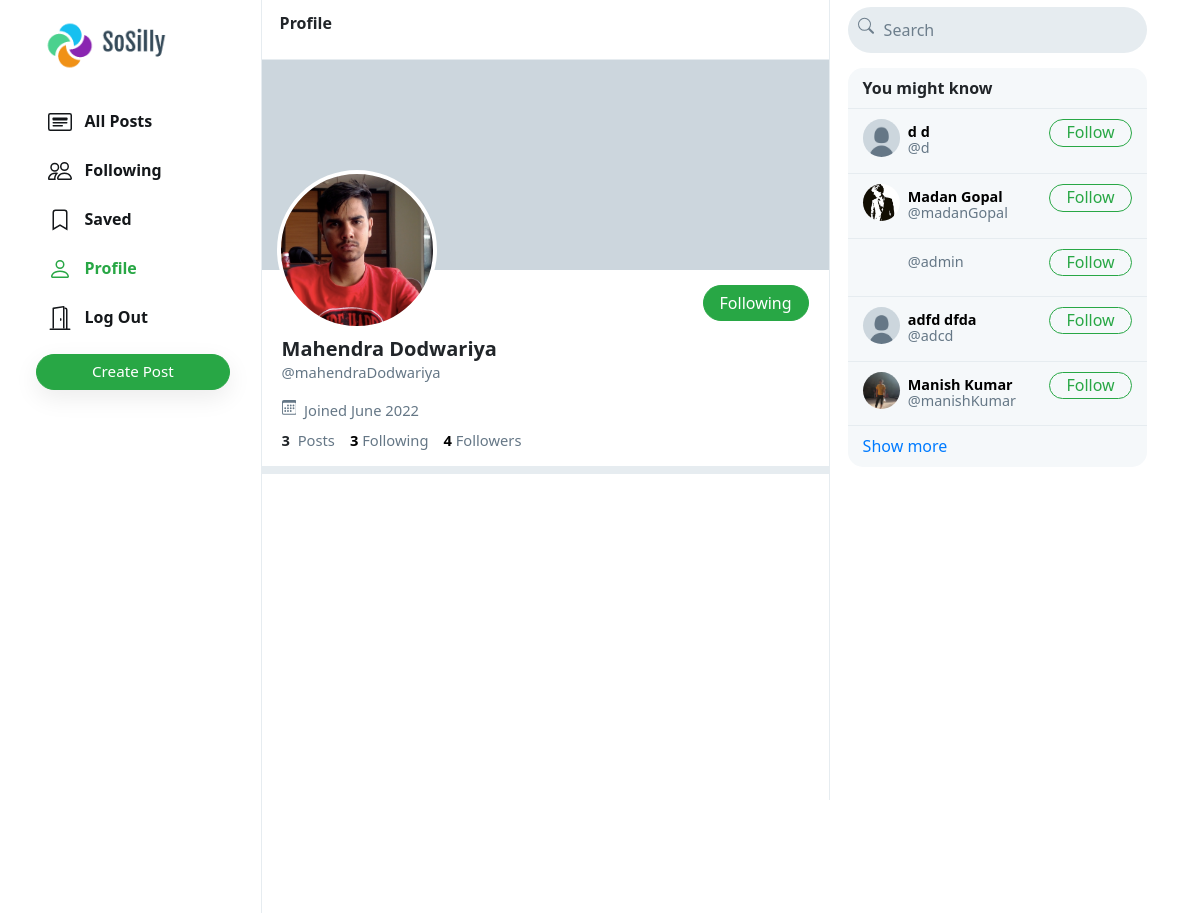
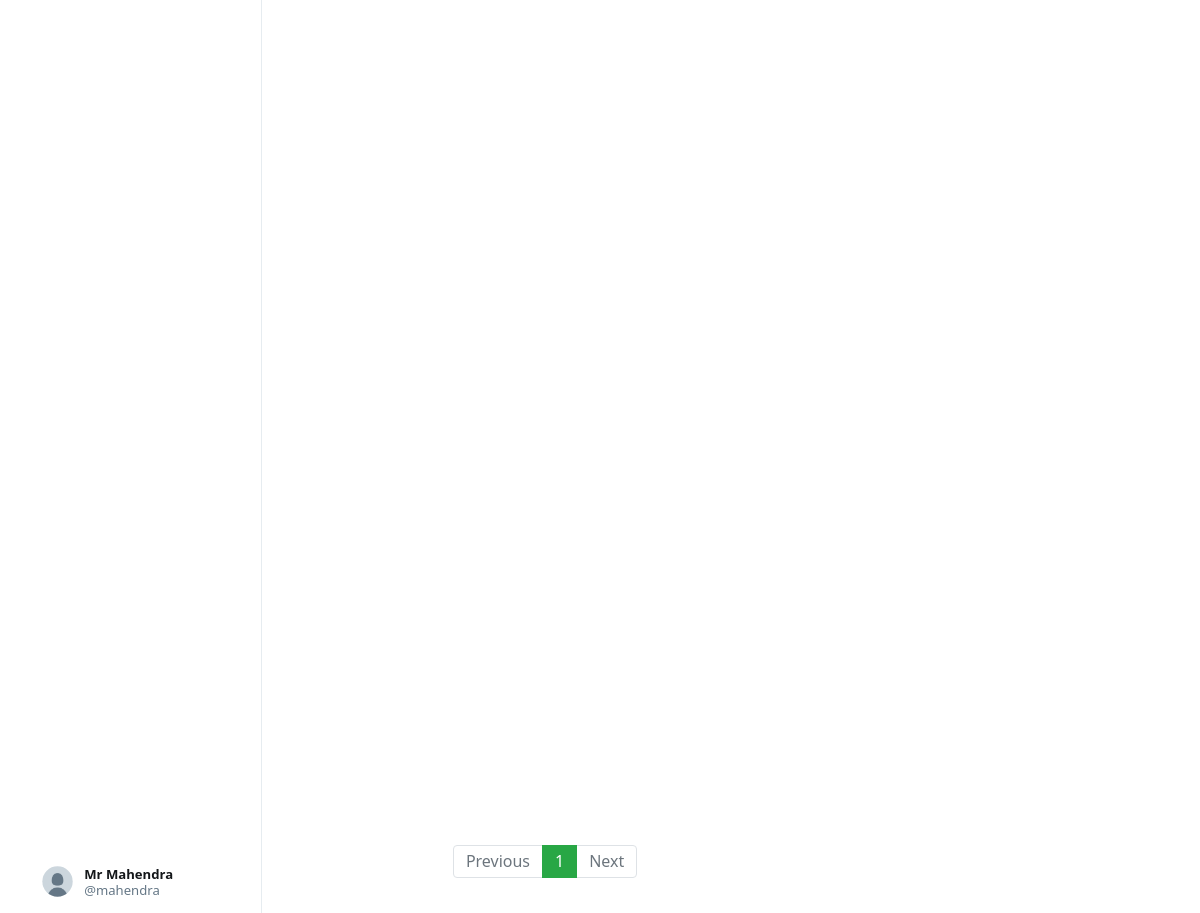
The page /mahendraDodwariya (signed in) on the database its author committed (2 pictures, top to bottom).
### network/models.py (models this page shows, shortened)
class User(AbstractUser):
    profile_pic = models.ImageField(upload_to='profile_pic/')
    bio = models.TextField(max_length=160, blank=True, null=True)
    cover = models.ImageField(upload_to='covers/', blank=True)

### network/views.py (the view)
# urls.py: path("<str:username>", views.profile, name='profile'),
def profile(request, username):
    user = User.objects.get(username=username)
    all_posts = Post.objects.filter(creater=user).order_by('-date_created')
    paginator = Paginator(all_posts, 10)
    page_number = request.GET.get('page')
    if page_number == None:
        page_number = 1
    posts = paginator.get_page(page_number)
    followings = []
    suggestions = []
    follower = False
    if request.user.is_authenticated:
        followings = Follower.objects.filter(followers=request.user).values_list('user', flat=True)
        suggestions = User.objects.exclude(pk__in=followings).exclude(username=request.user.username).order_by("?")[:6]
        if request.user in Follower.objects.get(user=user).followers.all():
            follower = True
    follower_count = Follower.objects.get(user=user).followers.all().count()
    following_count = Follower.objects.filter(followers=user).count()
    return render(request, 'network/profile.html', {
        "username": user,
        "posts": posts,
        "posts_count": all_posts.count(),
        "suggestions": suggestions,
        "page": "profile",
        "is_follower": follower,
        "follower_count": follower_count,
        "following_count": following_count
    })

### network/templates/network/profile.html (shortened to what this page needs)
{% extends 'network/index.html' %}
{% load static %}
{% block profile %}
    <div class="profile-view" data-user="{{username.username}}">
        <div class="cover-image" style="background-image: url(/media/{{username.cover}})"></div>
        <div class="profile-image" style="background-image: url(/media/{{username.profile_pic}})"></div>
        <div class="profile-details">
            <div>
                {% if user.username == username.username %}
                    <button class="btn btn-outline-success float-right" id="edit-profile-btn"><a href="{% url 'editProfile' %}">Edit Profile</a> </button>
                {% elif is_follower %}
                    <button class="btn btn-success float-right" onclick="unfollow_user(this,'{{username.username}}','edit_page')" id="following-btn">Following</button>
                {% else %}
                    <button class="btn btn-outline-success float-right" onclick="follow_user(this,'{{username.username}}','edit_page')" id="follow-btn">Follow</button>
                {% endif %}
            </div>
            <div class="details-data">
                <h5>{{username.first_name}} {{username.last_name}}</h5>
                <div class="grey">@{{username.username}}</div>
                <div class="grey" style="padding: 8px 0px;">
                    &nbsp;Joined {{username.date_joined | date:"F Y"}}
                </div>
                <div>
                    <strong>
                        {{posts_count}}
                    </strong>
                    &nbsp;<span class="grey">Posts</span>
                    <a href="#">
                        <strong id="following__count">{{following_count | default:0}}</strong>&nbsp;<span class="grey">Following</span>
                    </a>
                    <a href="#">
                        <strong id="follower__count">{{follower_count | default:0}}</strong>&nbsp;<span class="grey">Followers</span>
                    </a>
                </div>
            </div>
        </div>
    </div>
    <div class="space"></div>
{% endblock %}

### network/templates/network/layout.html (shortened to what this page needs)
{% load static %}
<!DOCTYPE html>
<html lang="en">
    <head>
        <link rel="stylesheet" href="https://stackpath.bootstrapcdn.com/bootstrap/4.4.1/css/bootstrap.min.css">
        <link href="{% static 'network/styles.css' %}" rel="stylesheet">
    </head>
    <body>
        <div class="body" data-page="{{page}}">
            <div class="sidenav">
                <a href="{% url 'index' %}" class="navbar-brand">
                    <img src="{% static 'network/Images/sosilly_logo.png' %}" height="51px">
                </a>
                <div style="height: 100%;">
                    <div>
                        <div>
                            <ul>
                                <li class="nav-item" id="all_posts">
                                <a href="{% url 'index' %}" class="nav-link">
                                    <div>
                                        &nbsp;&nbsp;All Posts
                                    </div>
                                </a>
                                </li>
                                {% if user.is_authenticated %}
                                    <li class="nav-item" id="following">
                                        <a href="{% url 'following' %}" class="nav-link">
                                            <div>
                                                &nbsp;&nbsp;Following
                                            </div>
                                        </a>
                                    </li>
                                    <li class="nav-item" id="saved">
                                        <a href="{% url 'saved' %}" class="nav-link">
                                            <div>
                                                <svg width="1.5em" height="1.5em" viewBox="0 0 16 16" class="bi bi-bookmark" fill="currentColor" xmlns="http://www.w3.org/2000/svg">
                                                    <path fill-rule="evenodd" d="M8 12l5 3V3a2 2 0 0 0-2-2H5a2 2 0 0 0-2 2v12l5-3zm-4 1.234l4-2.4 4 2.4V3a1 1 0 0 0-1-1H5a1 1 0 0 0-1 1v10.234z"/>
                                                  </svg>
                                                &nbsp;&nbsp;Saved
                                            </div>
                                        </a>
                                    </li>
                                    <li class="nav-item" id="profile">
                                        <a href="{% url 'profile' user.username %}" class="nav-link">
                                            <div>
                                                &nbsp;&nbsp;Profile
                                            </div>
                                        </a>
                                    </li>
                                    <li class="nav-item" id="logout">
                                        <a href="{% url 'logout' %}" class="nav-link">
                                            <div>
                                                &nbsp;&nbsp;Log Out
                                            </div>
                                        </a>
                                    </li>
                                {% endif %}
                            </ul>
                        </div>
                        {% if user.is_authenticated %}
                            <button id="popup-btn" class="btn btn-success new-post-btn" onclick="createpost()">Create Post</button>
                        {% endif %}
                    </div>
                    <div style="position: absolute; bottom: 10px;">
                        {% if user.is_authenticated %}
                            <li class="nav-item sidenav-user">
                                <a href="{% url 'profile' user.username %}" class="nav-link">
                                    <div class="user_account">
                                        <div class="small-profilepic" style="float: left; background-image: url(/media/{{user.profile_pic}})"></div>
                                        <div style="height: 2.7vw; margin: auto;">
                                            <div style="margin-top: 4px;"><strong>{{user.first_name}} {{user.last_name}}</strong></div>
                                            <div class="grey" style="margin-top: 4px;">@{{ user.username }}</div>
                                        </div>
                                    </div>
                                </a>
                            </li>
                        {% endif %}
                    </div>
                </div>
            </div>
            {% block body %}
            {% endblock %}
            <div class="right-div">
                <nav class="head">
                    <form action="{% url 'search' %}" method="post" id="search-form">
                        <div class="search-div">
                            <div>
                            </div>
                            <input type="text" name="query" id="search-box" placeholder="Search">
                        </div>
                    </form>
                </nav>
                <div class='right-div-content'>
                    <div class="space" style="background-color: white;"></div>
                    {% if user.is_authenticated %}
                        <div class="suggestion-box">
                            <div class="suggestion-header">
                                You might know
                            </div>
                            {% for suggestion in suggestions %}
                                <div class="suggestion-user">
                                    <div>
                                        <a href="{% url 'profile' suggestion.username %}">
                                            <div class="small-profilepic" style="background-image: url(/media/{{suggestion.profile_pic}})"></div>
                                        </a>
                                    </div>
                                    <div class="user-details">
                                        <a href="{% url 'profile' suggestion.username %}">
                                            <div id="user-name">
                                                <strong>
                                                    {{suggestion.first_name}} {{suggestion.last_name}}
                                                </strong>
                                            </div>
                                            <div class="grey">@{{suggestion.username}}</div>
                                        </a>
                                    </div>
                                    <div>
                                        <button class="btn btn-outline-success" type="button" onclick="follow_user(this,'{{suggestion.username}}','suggestion')">Follow</button>
                                    </div>
                                </div>
                            {% empty %}
                                    <div style="text-align: center; border-bottom: .5px solid #e6ecf0; padding: 10px 15px;">
                                        <span class="grey" style="font-size: .9em;">No suggestions available.</span>
                                    </div>
                            {% endfor %}
                            <div class="suggestion-footer">
                                <a href="#">Show more</a>
                            </div>
                        </div>
                    {% endif %}
                </div>
            </div>
        </div>
    </body>
</html>

### network/static/network/styles.css (style rules this page uses)
.body { display: flex; min-height: 100%; font-family: system-ui, sans-serif; }
.btn { border-radius: 20px; padding: 0.32rem 1rem 0.375rem 1rem; }
.btn, .btn:focus, .btn:active { box-shadow: none !important; -webkit-box-shadow: none !important; }
.grey { color: #657786; }
svg { vertical-align: text-top; }
.sidenav { height: 100%; width: 21.8%; position: fixed; top: 0; left: 0; padding: 15px; list-style: none; border-right: .5px solid #e6ecf0; z-index: 100; padding-left: 3%; background-color: white; }
.sidenav ul { list-style: none; padding-left: 0px; margin-top: 3vh; }
.sidenav li { margin-top: 7px; }
.sidenav .nav-link { color: #14171a; line-height: .7em; font-weight: 700; padding: 0px; }
.sidenav .nav-link > div { padding: 10px 20px 8px 12px; border-radius: 25px; line-height: 0.9em; width: max-content; }
.new-post-btn { padding-left: 55px !important; padding-right: 55px !important; font-size: .95em; font-weight: 530; box-shadow: rgba(0, 0, 0, 0.08) 0px 8px 24px !important; }
.user_account { display: flex; font-size: .82rem; font-weight: normal; padding-top: 3px !important; padding-bottom: 3px !important; padding-left: 3px !important; }
.user_account .small-profilepic { transform: scale(.82); margin-left: auto; margin-top: auto; }
.active a { color: #28a745 !important; }
.head { height: 7.5vh; }
.small-profilepic { width: 3.1vw; height: 3.1vw; border-radius: 9999px; overflow: hidden; margin-right: 8px; background-size: cover; background-repeat: no-repeat; background-position: center; box-sizing: content-box; }
.space { height: 8px; background-color: #e6ecf0; }
.cover-image { height: 210px; background-size: cover; background-position: center; background-repeat: no-repeat; background-color: #ccd6dd; }
.profile-image { width: 160px; height: 160px; position: absolute; left: 15px; top: 110px; border-radius: 99999px; border: 4px solid white; background-size: cover; background-repeat: no-repeat; background-position: center; background-color: white; }
.profile-details { padding: 15px 20px; }
.profile-details button { padding-bottom: 0.3rem; }
.profile-details > .details-data { margin-top: 52px; font-size: .92em; }
.profile-details h5 { font-weight: 800; margin-bottom: 0px; }
.profile-details a { color: black; text-decoration: none; }
.right-div { width: 28%; height: 100vh; position: fixed; right: 2.95%; border-left: .5px solid #e6ecf0; background-color: white; }
.right-div .head { padding: .9vh 1.5vw; }
.right-div .search-div { margin-left: auto; margin-right: auto; display: flex; border-radius: 25px; background-color: #e6ecf0; padding-left: 10px; padding-right: 10px; vertical-align: middle; }
#search-box { height: 5.7vh; border: none; background: none; outline: none; width: 100%; margin-left: 8px; }
#search-box::placeholder { color: #6d7e8c; }
.right-div-content { height: 92.5vh; overflow: auto; padding-left: 1.5vw; padding-right: 1.5vw; }
.suggestion-box, .guest-box { border-radius: 15px; overflow: hidden; background-color: #f5f8fa; }
.suggestion-header { padding: 13px 15px; line-height: .9em; font-weight: 800; border-bottom: .5px solid #e6ecf0; }
.suggestion-user { display: flex; padding: 10px 15px; font-size: .9em; border-bottom: .5px solid #e6ecf0; }
.suggestion-user a { color: black; text-decoration: none; }
.user-details { flex: 1; line-height: 1.1em; padding: 5px 0px 7px 0px; }
.suggestion-user .btn { padding: 0em 1em .09em 1em; }
.suggestion-footer { padding: 13px 15px; line-height: .9em; }
.suggestion-footer a { text-decoration: none; }

### rows shown on the page
User: profile_pic (placeholder picture), first_name "Mr", last_name "Mahendra", username "mahendra"
User: profile_pic (picture), first_name "Mahendra", last_name "Dodwariya", username "mahendraDodwariya", date_joined "June 2022"
User: profile_pic (placeholder picture), first_name "d", last_name "d", username "d"
User: profile_pic (picture), first_name "Madan", last_name "Gopal", username "madanGopal"
User: username "admin"
User: profile_pic (placeholder picture), first_name "adfd", last_name "dfda", username "adcd"
User: profile_pic (picture), first_name "Manish", last_name "Kumar", username "manishKumar"

### other values the page prints
{{ posts_count }} "3"
{{ following_count | default:0 }} "3"
{{ follower_count | default:0 }} "4"
{{ each }} "1"
